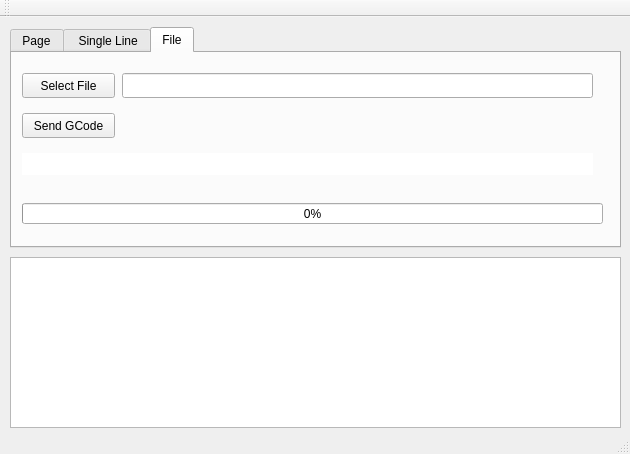
<?xml version="1.0" encoding="UTF-8"?>
<ui version="4.0">
 <class>GCodeSenderUI</class>
 <widget class="QMainWindow" name="GCodeSenderUI">
  <property name="geometry">
   <rect>
    <x>0</x>
    <y>0</y>
    <width>630</width>
    <height>454</height>
   </rect>
  </property>
  <property name="sizePolicy">
   <sizepolicy hsizetype="Fixed" vsizetype="Fixed">
    <horstretch>0</horstretch>
    <verstretch>0</verstretch>
   </sizepolicy>
  </property>
  <property name="windowTitle">
   <string>GCodeSenderUI</string>
  </property>
  <widget class="QWidget" name="centralWidget">
   <widget class="QTabWidget" name="tabWidget">
    <property name="geometry">
     <rect>
      <x>10</x>
      <y>10</y>
      <width>611</width>
      <height>221</height>
     </rect>
    </property>
    <property name="currentIndex">
     <number>2</number>
    </property>
    <widget class="QWidget" name="tabConnect">
     <attribute name="title">
      <string>Page</string>
     </attribute>
     <widget class="QComboBox" name="portSelect">
      <property name="geometry">
       <rect>
        <x>90</x>
        <y>60</y>
        <width>161</width>
        <height>22</height>
       </rect>
      </property>
     </widget>
     <widget class="QComboBox" name="bdrateSelect">
      <property name="geometry">
       <rect>
        <x>90</x>
        <y>100</y>
        <width>161</width>
        <height>22</height>
       </rect>
      </property>
     </widget>
     <widget class="QPushButton" name="connectButton">
      <property name="geometry">
       <rect>
        <x>320</x>
        <y>60</y>
        <width>181</width>
        <height>61</height>
       </rect>
      </property>
      <property name="text">
       <string>Connect!</string>
      </property>
     </widget>
    </widget>
    <widget class="QWidget" name="tabOneLine">
     <attribute name="title">
      <string> Single Line</string>
     </attribute>
     <widget class="QLineEdit" name="lineEdit">
      <property name="geometry">
       <rect>
        <x>10</x>
        <y>40</y>
        <width>470</width>
        <height>25</height>
       </rect>
      </property>
     </widget>
     <widget class="QPushButton" name="sendLineButton">
      <property name="geometry">
       <rect>
        <x>490</x>
        <y>40</y>
        <width>100</width>
        <height>25</height>
       </rect>
      </property>
      <property name="text">
       <string>Send</string>
      </property>
     </widget>
    </widget>
    <widget class="QWidget" name="tabFile">
     <attribute name="title">
      <string>File</string>
     </attribute>
     <widget class="QProgressBar" name="progressBar">
      <property name="geometry">
       <rect>
        <x>10</x>
        <y>150</y>
        <width>581</width>
        <height>21</height>
       </rect>
      </property>
      <property name="value">
       <number>0</number>
      </property>
     </widget>
     <widget class="QPushButton" name="selectFileButton">
      <property name="geometry">
       <rect>
        <x>10</x>
        <y>20</y>
        <width>93</width>
        <height>25</height>
       </rect>
      </property>
      <property name="text">
       <string>Select File</string>
      </property>
     </widget>
     <widget class="QPushButton" name="sendgcodeButton">
      <property name="geometry">
       <rect>
        <x>10</x>
        <y>60</y>
        <width>93</width>
        <height>25</height>
       </rect>
      </property>
      <property name="text">
       <string>Send GCode</string>
      </property>
     </widget>
     <widget class="QLineEdit" name="filePath">
      <property name="geometry">
       <rect>
        <x>110</x>
        <y>20</y>
        <width>471</width>
        <height>25</height>
       </rect>
      </property>
     </widget>
     <widget class="QLineEdit" name="lineCurrent">
      <property name="enabled">
       <bool>true</bool>
      </property>
      <property name="geometry">
       <rect>
        <x>10</x>
        <y>100</y>
        <width>571</width>
        <height>22</height>
       </rect>
      </property>
      <property name="cursor">
       <cursorShape>ArrowCursor</cursorShape>
      </property>
      <property name="mouseTracking">
       <bool>true</bool>
      </property>
      <property name="autoFillBackground">
       <bool>false</bool>
      </property>
      <property name="frame">
       <bool>false</bool>
      </property>
      <property name="readOnly">
       <bool>true</bool>
      </property>
     </widget>
    </widget>
   </widget>
   <widget class="QTextBrowser" name="textBrowser">
    <property name="geometry">
     <rect>
      <x>10</x>
      <y>240</y>
      <width>611</width>
      <height>171</height>
     </rect>
    </property>
    <property name="autoFillBackground">
     <bool>false</bool>
    </property>
   </widget>
  </widget>
  <widget class="QToolBar" name="mainToolBar">
   <attribute name="toolBarArea">
    <enum>TopToolBarArea</enum>
   </attribute>
   <attribute name="toolBarBreak">
    <bool>false</bool>
   </attribute>
  </widget>
  <widget class="QStatusBar" name="statusBar"/>
 </widget>
 <layoutdefault spacing="6" margin="11"/>
 <resources/>
 <connections/>
</ui>
